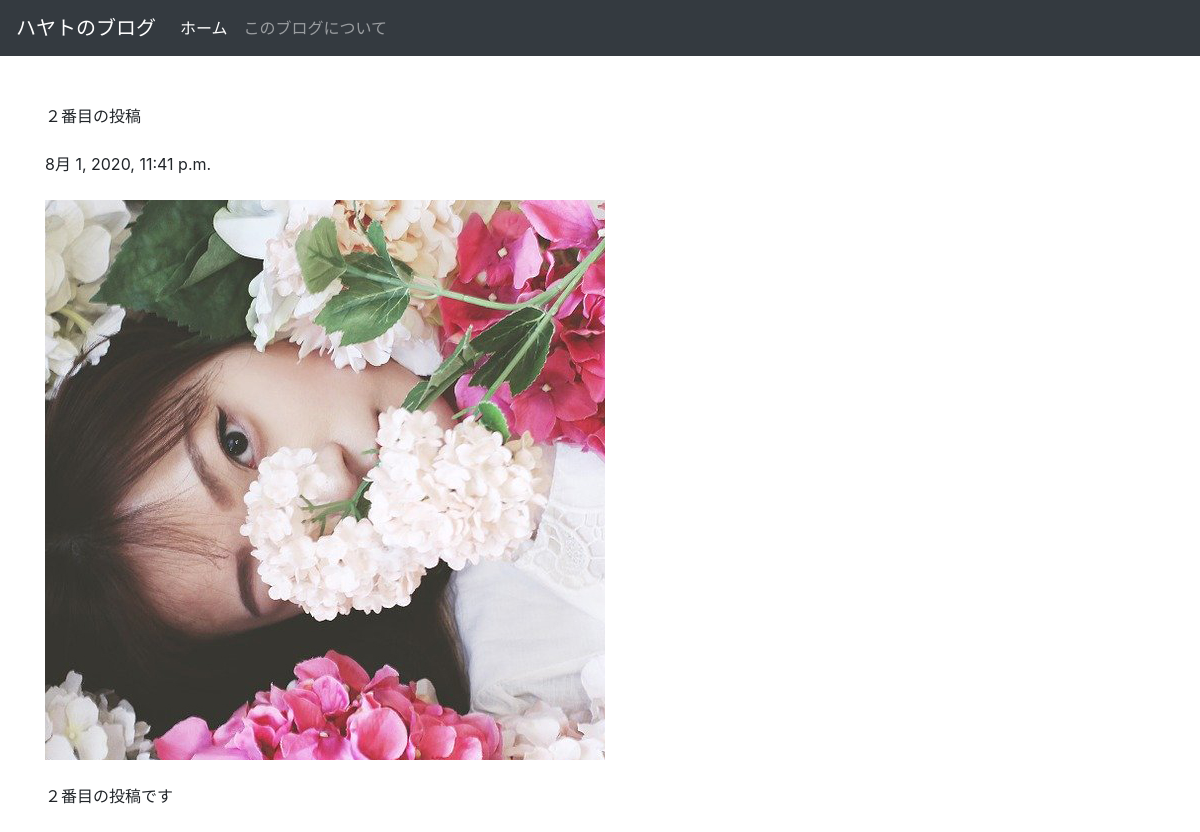
Page /posts/2/ on the committed database.
### posts/models.py (models this page shows, shortened)
class Post(models.Model):
  title = models.CharField(max_length=100)
  published = models.DateTimeField()
  image = models.ImageField(upload_to='media/')
  body = models.TextField()

### posts/views.py (the view)
# urls.py: path('posts/<int:post_id>/', views.post_detail, name="post_detail"),
def post_detail(request, post_id):
  post = get_object_or_404(Post, pk=post_id)
  return render(request, 'posts/post_detail.html', {'post': post})

### posts/templates/posts/post_detail.html (shortened to what this page needs)
<!DOCTYPE html>
<html lang="ja-jp">
<head>
  <link rel="stylesheet" href="https://stackpath.bootstrapcdn.com/bootstrap/4.5.0/css/bootstrap.min.css">
</head>
<body>
  <nav class="navbar navbar-expand-lg navbar-dark bg-dark">
    <a class="navbar-brand" href="#">ハヤトのブログ</a>
    <div class="collapse navbar-collapse" id="navbarNavDropdown">
      <ul class="navbar-nav">
        <li class="nav-item active">
          <a class="nav-link" href="{% url 'index' %}">ホーム <span class="sr-only">(current)</span></a>
        </li>
        <li class="nav-item">
          <a class="nav-link" href="#">このブログについて</a>
        </li>
      </ul>
    </div>
  </nav>
  <div class="container">
    <br><br>
    {{ post.title }}
    <br><br>
    {{ post.published }}
    <br><br>
    <img src="{{ post.image.url }}">
    <br><br>
    {{ post.body }}
    <br><br>
  </div>
</body>
</html>

### rows in the picture
Post: title "２番目の投稿", published "8月 1, 2020, 11:41 p.m.", image (picture), body "２番目の投稿です"
